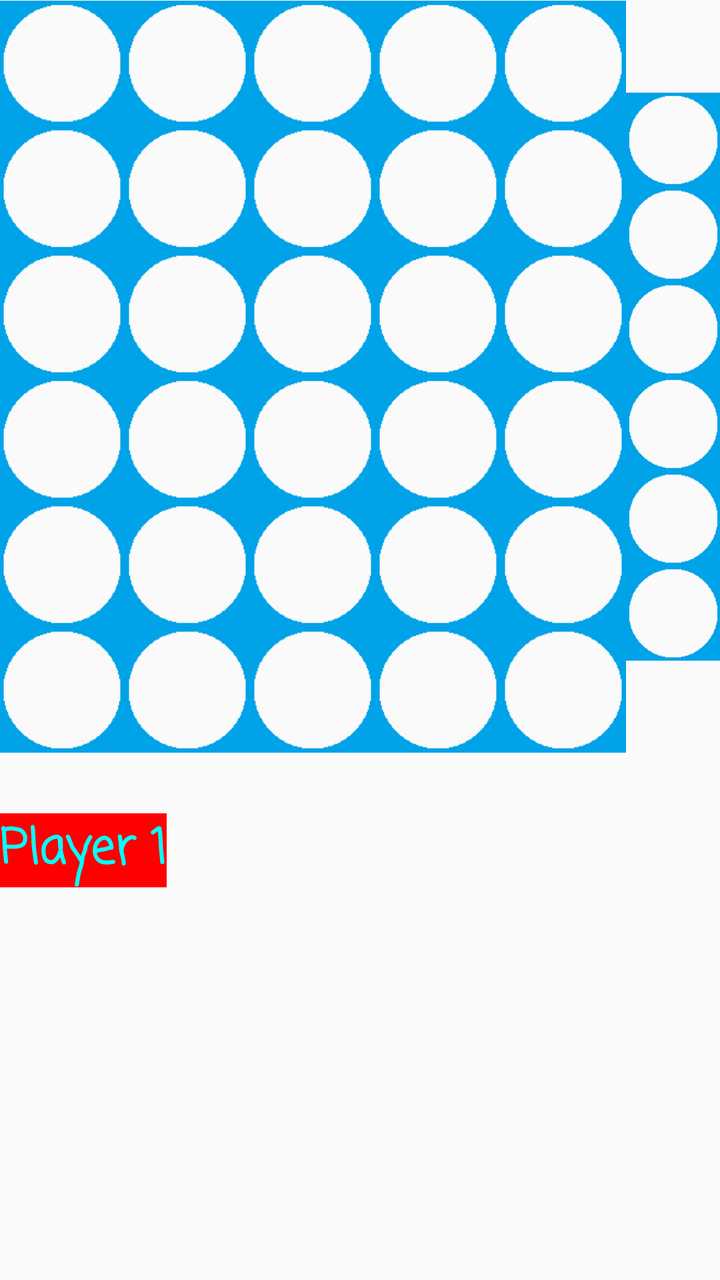
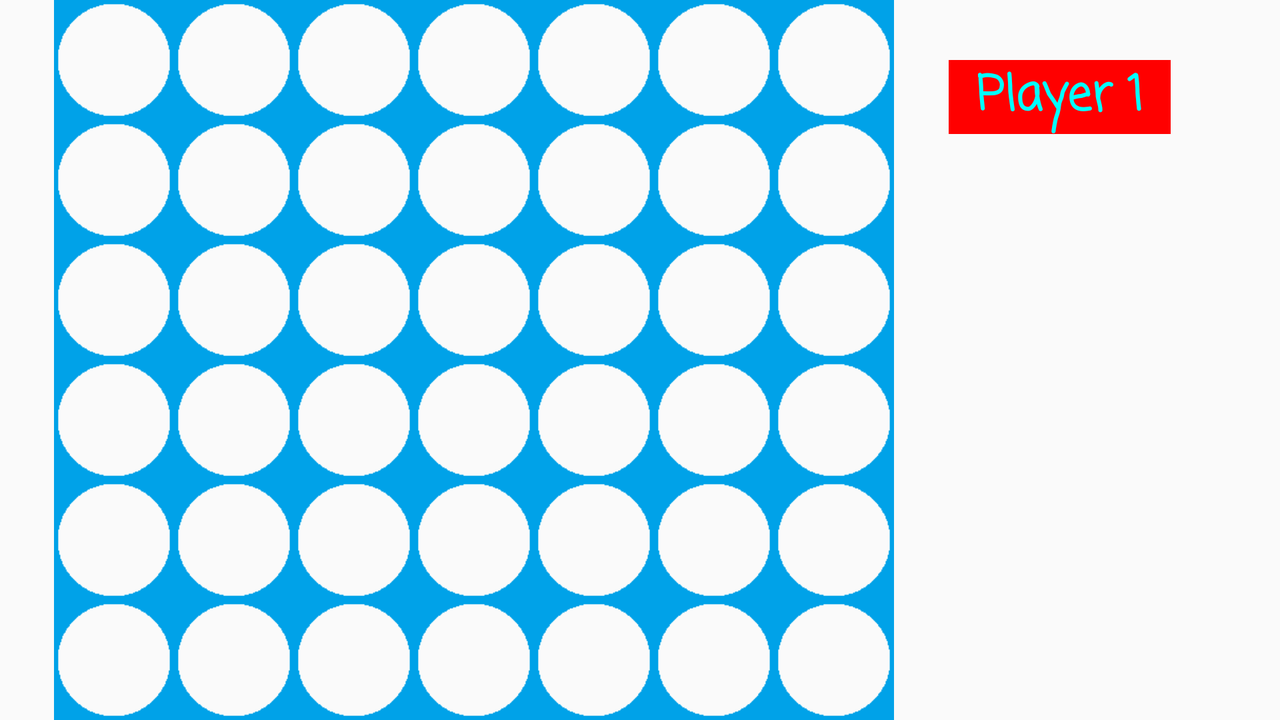

The same Android screen from two of the app's own layout files: first res/layout/ as a phone draws it, then the repository's variant for another configuration, drawn on a device whose configuration selects that folder. Both files follow.
<!-- AndroidManifest.xml: application theme AppTheme -->
<!-- res/layout/activity_game.xml -->
<?xml version="1.0" encoding="utf-8"?>
<LinearLayout xmlns:android="http://schemas.android.com/apk/res/android"
    xmlns:app="http://schemas.android.com/apk/res-auto"
    xmlns:tools="http://schemas.android.com/tools"
    android:id="@+id/activity_game"
    android:layout_width="match_parent"
    android:layout_height="match_parent"
    android:paddingBottom="@dimen/activity_vertical_margin"
    android:paddingLeft="@dimen/activity_horizontal_margin"
    android:paddingRight="@dimen/activity_horizontal_margin"
    android:paddingTop="@dimen/activity_vertical_margin"
    tools:context="com.example.daft.connect4.GameActivity"
    android:orientation="vertical">

    <RelativeLayout
        android:orientation="horizontal"
        android:layout_width="wrap_content"
        android:layout_height="match_parent"
        android:layout_weight="2"
        android:gravity="center">

        <LinearLayout
            android:orientation="vertical"
            android:layout_width="wrap_content"
            android:layout_height="match_parent"
            android:id="@+id/contain0"
            android:layout_alignLeft="@+id/col0"
            android:layout_alignStart="@+id/col0"
            android:gravity="bottom"></LinearLayout>

        <ImageView
            android:layout_width="wrap_content"
            android:layout_height="match_parent"
            app:srcCompat="@drawable/column6_transp"
            android:id="@+id/col0"
            android:adjustViewBounds="true"/>

        <LinearLayout
            android:orientation="vertical"
            android:layout_width="wrap_content"
            android:layout_height="match_parent"
            android:id="@+id/contain1"
            android:layout_toRightOf="@id/col0"
            android:gravity="bottom"></LinearLayout>

        <ImageView

            android:layout_width="wrap_content"
            android:layout_height="match_parent"
            app:srcCompat="@drawable/column6_transp"
            android:id="@+id/col1"
            android:layout_toRightOf="@id/col0"
            android:adjustViewBounds="true" />

        <LinearLayout
            android:orientation="vertical"
            android:layout_width="wrap_content"
            android:layout_height="match_parent"
            android:id="@+id/contain2"
            android:layout_toRightOf="@id/col1"
            android:gravity="bottom"></LinearLayout>

        <ImageView
            android:layout_width="wrap_content"
            android:layout_height="match_parent"
            app:srcCompat="@drawable/column6_transp"
            android:id="@+id/col2"
            android:layout_toRightOf="@id/col1"
            android:adjustViewBounds="true" />

        <LinearLayout
            android:orientation="vertical"
            android:layout_width="wrap_content"
            android:layout_height="match_parent"
            android:id="@+id/contain3"
            android:layout_toRightOf="@id/col2"
            android:gravity="bottom"></LinearLayout>

        <ImageView
            android:layout_width="wrap_content"
            android:layout_height="match_parent"
            app:srcCompat="@drawable/column6_transp"
            android:id="@+id/col3"
            android:layout_toRightOf="@id/col2"
            android:adjustViewBounds="true" />

        <LinearLayout
            android:orientation="vertical"
            android:layout_width="wrap_content"
            android:layout_height="match_parent"
            android:id="@+id/contain4"
            android:layout_toRightOf="@id/col3"
            android:gravity="bottom"></LinearLayout>

        <ImageView
            android:layout_width="wrap_content"
            android:layout_height="match_parent"
            app:srcCompat="@drawable/column6_transp"
            android:id="@+id/col4"
            android:layout_toRightOf="@id/col3"
            android:adjustViewBounds="true" />

        <LinearLayout
            android:orientation="vertical"
            android:layout_width="wrap_content"
            android:layout_height="match_parent"
            android:id="@+id/contain5"
            android:layout_toRightOf="@id/col4"
            android:gravity="bottom"></LinearLayout>

        <ImageView
            android:layout_width="wrap_content"
            android:layout_height="match_parent"
            app:srcCompat="@drawable/column6_transp"
            android:id="@+id/col5"
            android:layout_toRightOf="@id/col4"
            android:adjustViewBounds="true" />

        <LinearLayout
            android:orientation="vertical"
            android:layout_width="wrap_content"
            android:layout_height="match_parent"
            android:id="@+id/contain6"
            android:layout_toRightOf="@id/col5"
            android:gravity="bottom">

        </LinearLayout>

        <ImageView
            android:layout_width="wrap_content"
            android:layout_height="match_parent"
            app:srcCompat="@drawable/column6_transp"
            android:id="@+id/col6"
            android:layout_toRightOf="@id/col5"
            android:adjustViewBounds="true" />

    </RelativeLayout>


    <LinearLayout
        android:orientation="vertical"
        android:layout_width="wrap_content"
        android:layout_height="match_parent"
        android:layout_weight="1">

        <TextView
            android:id="@+id/p1"
            android:text="Player 1"
            android:layout_width="match_parent"
            android:layout_height="wrap_content"
            android:background="@color/red"
            android:textColor="@color/light_blue"
            android:gravity="center"
            android:visibility="visible"
            android:fontFamily="casual"
            android:textStyle="normal|bold"
            android:textSize="24sp"
            android:layout_marginTop="30dp" />

        <TextView
            android:id="@+id/p2"
            android:text="Player2"
            android:layout_width="match_parent"
            android:layout_height="wrap_content"
            android:background="@color/yellow"
            android:textColor="@color/blue"
            android:gravity="center"
            android:visibility="invisible"
            android:fontFamily="casual"
            android:textStyle="normal|bold"
            android:textSize="24sp"
            android:layout_marginTop="30dp" />
    </LinearLayout>

    <TextView
        android:layout_width="wrap_content"
        android:layout_height="wrap_content"
        android:layout_weight="2" />

</LinearLayout>
<!-- resources referenced by this layout -->
<resources>
  <color name="blue">#0000FF</color>
  <color name="light_blue">#00FFFF</color>
  <color name="red">#FF0000</color>
  <color name="yellow">#FFFF00</color>
  <!-- drawable column6_transp: png bitmap (drawable, 589 bytes) -->
  <style name="AppTheme" parent="Theme.AppCompat.Light.DarkActionBar">
          
          <item name="colorPrimary">@color/colorPrimary</item>
          <item name="colorPrimaryDark">@color/colorPrimaryDark</item>
          <item name="colorAccent">@color/colorAccent</item>
      </style>
  <color name="colorPrimary">#3f51b5</color>
  <color name="colorPrimaryDark">#303F9F</color>
  <color name="colorAccent">#FF4081</color>
</resources>
<!-- res/layout-land/activity_game.xml (the repository's variant of the layout above) -->
<!-- drawn on the phone turned sideways -->
<?xml version="1.0" encoding="utf-8"?>
<LinearLayout xmlns:android="http://schemas.android.com/apk/res/android"
    xmlns:app="http://schemas.android.com/apk/res-auto"
    xmlns:tools="http://schemas.android.com/tools"
    android:id="@+id/activity_game"
    android:layout_width="match_parent"
    android:layout_height="match_parent"
    android:paddingBottom="@dimen/activity_vertical_margin"
    android:paddingLeft="@dimen/activity_horizontal_margin"
    android:paddingRight="@dimen/activity_horizontal_margin"
    android:paddingTop="@dimen/activity_vertical_margin"
    tools:context="com.example.daft.connect4.GameActivity"
    android:orientation="horizontal">

    <RelativeLayout
        android:orientation="horizontal"
        android:layout_width="wrap_content"
        android:layout_height="match_parent"
        android:layout_weight="2"
        android:gravity="center">

        <LinearLayout
            android:orientation="vertical"
            android:layout_width="wrap_content"
            android:layout_height="match_parent"
            android:id="@+id/contain0"
            android:layout_alignLeft="@+id/col0"
            android:layout_alignStart="@+id/col0"
            android:gravity="bottom"></LinearLayout>

        <ImageView
            android:layout_width="wrap_content"
            android:layout_height="match_parent"
            app:srcCompat="@drawable/column6_transp"
            android:id="@+id/col0"
            android:adjustViewBounds="true"/>

        <LinearLayout
            android:orientation="vertical"
            android:layout_width="wrap_content"
            android:layout_height="match_parent"
            android:id="@+id/contain1"
            android:layout_toRightOf="@id/col0"
            android:gravity="bottom"></LinearLayout>

        <ImageView

            android:layout_width="wrap_content"
            android:layout_height="match_parent"
            app:srcCompat="@drawable/column6_transp"
            android:id="@+id/col1"
            android:layout_toRightOf="@id/col0"
            android:adjustViewBounds="true" />

        <LinearLayout
            android:orientation="vertical"
            android:layout_width="wrap_content"
            android:layout_height="match_parent"
            android:id="@+id/contain2"
            android:layout_toRightOf="@id/col1"
            android:gravity="bottom"></LinearLayout>

        <ImageView
            android:layout_width="wrap_content"
            android:layout_height="match_parent"
            app:srcCompat="@drawable/column6_transp"
            android:id="@+id/col2"
            android:layout_toRightOf="@id/col1"
            android:adjustViewBounds="true" />

        <LinearLayout
            android:orientation="vertical"
            android:layout_width="wrap_content"
            android:layout_height="match_parent"
            android:id="@+id/contain3"
            android:layout_toRightOf="@id/col2"
            android:gravity="bottom"></LinearLayout>

        <ImageView
            android:layout_width="wrap_content"
            android:layout_height="match_parent"
            app:srcCompat="@drawable/column6_transp"
            android:id="@+id/col3"
            android:layout_toRightOf="@id/col2"
            android:adjustViewBounds="true" />

        <LinearLayout
            android:orientation="vertical"
            android:layout_width="wrap_content"
            android:layout_height="match_parent"
            android:id="@+id/contain4"
            android:layout_toRightOf="@id/col3"
            android:gravity="bottom"></LinearLayout>

        <ImageView
            android:layout_width="wrap_content"
            android:layout_height="match_parent"
            app:srcCompat="@drawable/column6_transp"
            android:id="@+id/col4"
            android:layout_toRightOf="@id/col3"
            android:adjustViewBounds="true" />

        <LinearLayout
            android:orientation="vertical"
            android:layout_width="wrap_content"
            android:layout_height="match_parent"
            android:id="@+id/contain5"
            android:layout_toRightOf="@id/col4"
            android:gravity="bottom"></LinearLayout>

        <ImageView
            android:layout_width="wrap_content"
            android:layout_height="match_parent"
            app:srcCompat="@drawable/column6_transp"
            android:id="@+id/col5"
            android:layout_toRightOf="@id/col4"
            android:adjustViewBounds="true" />

        <LinearLayout
            android:orientation="vertical"
            android:layout_width="wrap_content"
            android:layout_height="match_parent"
            android:id="@+id/contain6"
            android:layout_toRightOf="@id/col5"
            android:gravity="bottom">

        </LinearLayout>

        <ImageView
            android:layout_width="wrap_content"
            android:layout_height="match_parent"
            app:srcCompat="@drawable/column6_transp"
            android:id="@+id/col6"
            android:layout_toRightOf="@id/col5"
            android:adjustViewBounds="true" />

    </RelativeLayout>


    <LinearLayout
        android:orientation="vertical"
        android:layout_width="wrap_content"
        android:layout_height="match_parent"
        android:layout_weight="1">

        <TextView
            android:id="@+id/p1"
            android:text="Player 1"
            android:layout_width="match_parent"
            android:layout_height="wrap_content"
            android:background="@color/red"
            android:textColor="@color/light_blue"
            android:gravity="center"
            android:visibility="visible"
            android:fontFamily="casual"
            android:textStyle="normal|bold"
            android:textSize="24sp"
            android:layout_marginTop="30dp" />

        <TextView
            android:id="@+id/p2"
            android:text="Player2"
            android:layout_width="match_parent"
            android:layout_height="wrap_content"
            android:background="@color/yellow"
            android:textColor="@color/blue"
            android:gravity="center"
            android:visibility="invisible"
            android:fontFamily="casual"
            android:textStyle="normal|bold"
            android:textSize="24sp"
            android:layout_marginTop="30dp" />
    </LinearLayout>

    <TextView
        android:layout_width="wrap_content"
        android:layout_height="wrap_content"
        android:layout_weight="2" />

</LinearLayout>
